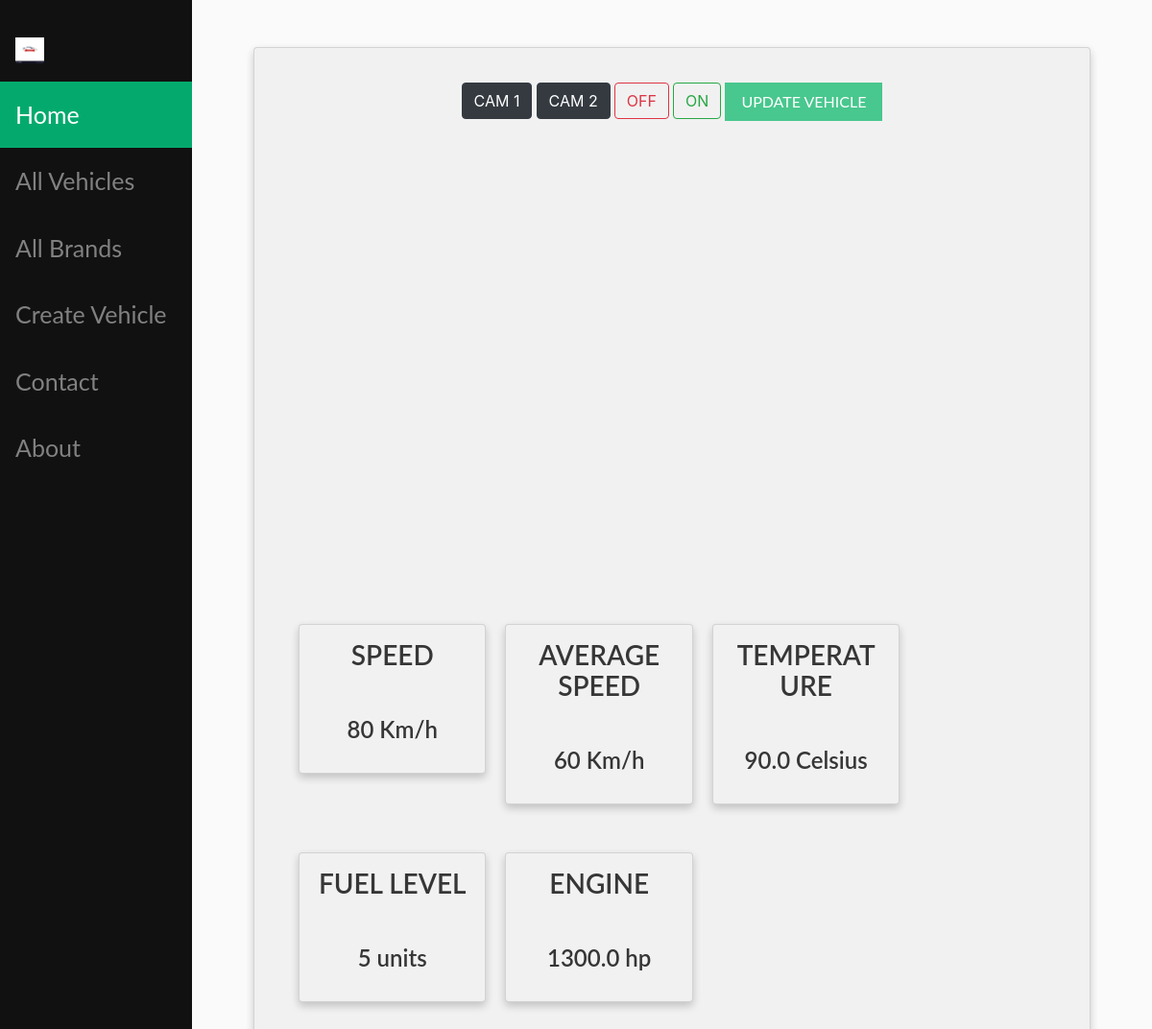
Page /vehicle/1/ on the committed database.
### app/models.py (models this page shows, shortened)
class Vehicle(models.Model):
    model = models.PositiveIntegerField(max_length=4)
    brand = models.ForeignKey(Brand, null=True, on_delete=models.CASCADE)
    speed = models.PositiveIntegerField()
    average_speed = models.PositiveIntegerField()
    temperature = models.FloatField()
    fuel_level = models.CharField(max_length=10)
    engine = models.FloatField(default=0)
    price = models.DecimalField(max_digits=10, decimal_places=2)
    photo = models.ImageField(upload_to ='uploads', null=True, blank = True, default='default.png')
    thumbnail = models.ImageField(upload_to='thumbnails', null=True, blank=True)

### app/views.py (the view)
# urls.py: path('vehicle/<int:pk>/', views.VehicleView.as_view(), name="vehicle"),
class VehicleView(DetailView):
    model = Vehicle
    template_name = 'app/detail.html'
    context_object_name = 'vehicle'
    success_url = reverse_lazy('vehicle list')

### app/templates/app/detail.html (shortened to what this page needs)
{% extends "app/base.html" %}
{% block content %}
<div class="card">
  <div class="flex-container">
    <div class="card-body">
      <button type="button" class="btn btn-dark">CAM 1</button>
      <button type="button" class="btn btn-dark">CAM 2</button>
      <button class="btn btn-outline-danger" type="button">OFF</button>
      <button class="btn btn-outline-success" type="button">ON</button>
      <a href="{% url 'update vehicle' vehicle.id %}" class="button is-success is-uppercase" type="submit">Update Vehicle</a>
      <br>
      <br>
      <div id='map' style='width: 700px; height: 500px; float: right;'></div>
        <br>
        <br>
      <div class="column">
        <div class="card">
          <h2>SPEED</h2>
          <h3>{{ vehicle.speed }} Km/h</h3>
        </div>
      </div>
      <div class="column">
        <div class="card">
          <h2>AVERAGE SPEED</h2>
          <h3>{{ vehicle.average_speed }} Km/h</h3>
        </div>
      </div>
      <div class="column">
        <div class="card">
          <h2>TEMPERATURE</h2>
          <h3>{{ vehicle.temperature }} Celsius</h3>
        </div>
      </div>
      <div class="column">
        <div class="card" style="margin-top:25px;">
          <h2>FUEL LEVEL</h2>
          <h3>{{ vehicle.fuel_level }} units</h3>
        </div>
      </div>
      <div class="column">
        <div class="card" style="margin-top:25px;">
          <h2>ENGINE</h2>
          <h3>{{ vehicle.engine }} hp</h3>
        </div>
      </div>
    </div>
  </div>
</div>
{% endblock %}

### app/static/app/css/main.css (style rules this page uses)
.input, .button { border-radius: 0; }
body { background: #fafafa; color: #333333; margin-top: 5rem; }
h1, h2, h3, h4, h5, h6 { color: #444444; }

### app/templates/app/base.html (style rules this page uses)
body { margin: 0; font-family: "Lato", sans-serif; }

### app/templates/app/detail.html (style rules this page uses)
.column { float: left; width: 27%; padding: 0 10px; padding-bottom: 25px; }
.card { box-shadow: 0 4px 8px 0 rgba(0, 0, 0, 0.2); padding: 16px; text-align: center; background-color: #f1f1f1; }

### rows in the picture
Vehicle: speed "80", average_speed "60", temperature "90.0", fuel_level "5", engine "1300.0"
